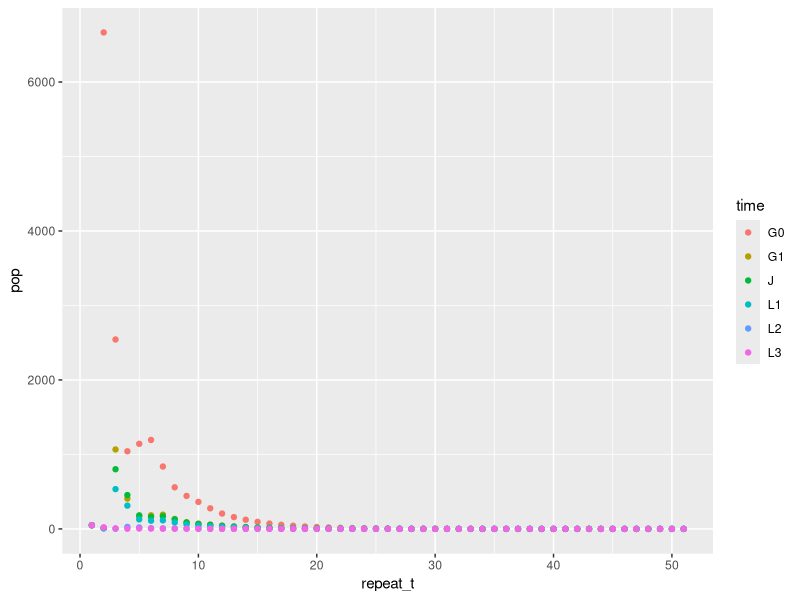

R code for this plot:
## ---- chunk 1
knitr::opts_chunk$set(echo = TRUE)
## ---- chunk 2

# creating the matrix
data<- c(0,0.16,0.12,0.08,0,0,0,0,0.14,0.09,0,0,0,0,0,0.01,0,0,0.42,0,0,0.01,0.05,0,28.9,0,0,0,0.16,0.18,104,0,0,0,0,0.25) #data in matrix by column

Phasmat<- matrix(data = data, nrow = 6, ncol =  6) #creating matrix and inputting above data

colnames(Phasmat) = c("G0", "G1", "J", "L1", "L2", "L3") #assigning the life stage IDs to the column names

Phasmat #viewing matrix

L <- Phasmat # reassigning matrix to object L for leslie matrix

## ---- chunk 3
require(tidyr)
t = 50 # setting time = to 50
Nt = matrix(nrow = nrow(L), ncol = t+1 , data = 0) # creating an initial population matrix

Nt[,1] = 50 #where all life stages are at size 50 in year 1
Nt #checking Nt

L # as defined above

#for loop to determine the size of each life stage across 50 years
for (i in 1:t)
{
	Nt[, i + 1] <- L %*% Nt[,i]
}

Pop <- t(Nt)

time =c(1:51)
Pop_time <- as.data.frame(cbind(Pop, time))
colnames(Pop_time) = c("G0", "G1", "J", "L1", "L2", "L3", "time")
Pop_time <- gather(Pop_time, key = "time", value = "pop")
repeat_t =c(c(1:51),c(1:51),c(1:51),c(1:51),c(1:51),c(1:51))
Pop_time <- cbind(Pop_time, repeat_t)

require(ggplot2)

ggplot(data = Pop_time, aes(x = repeat_t, y = pop, colour = time)) + geom_point()

